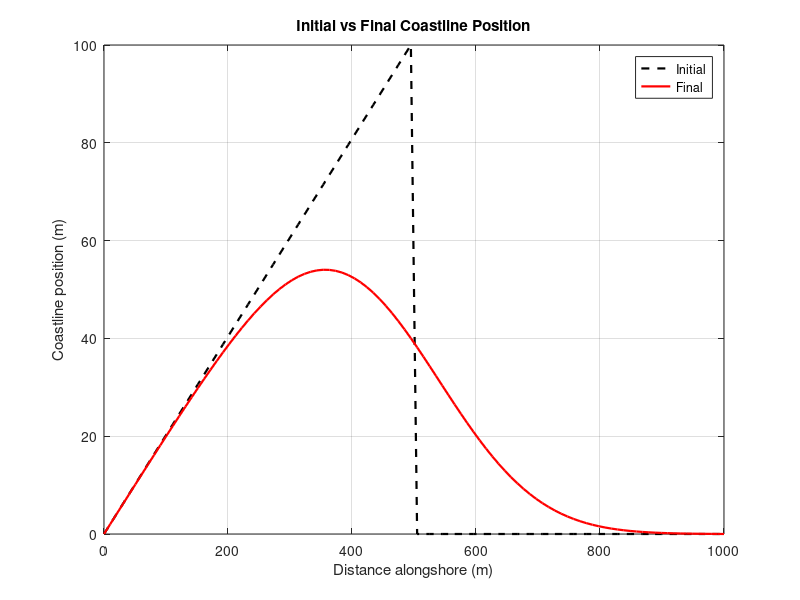
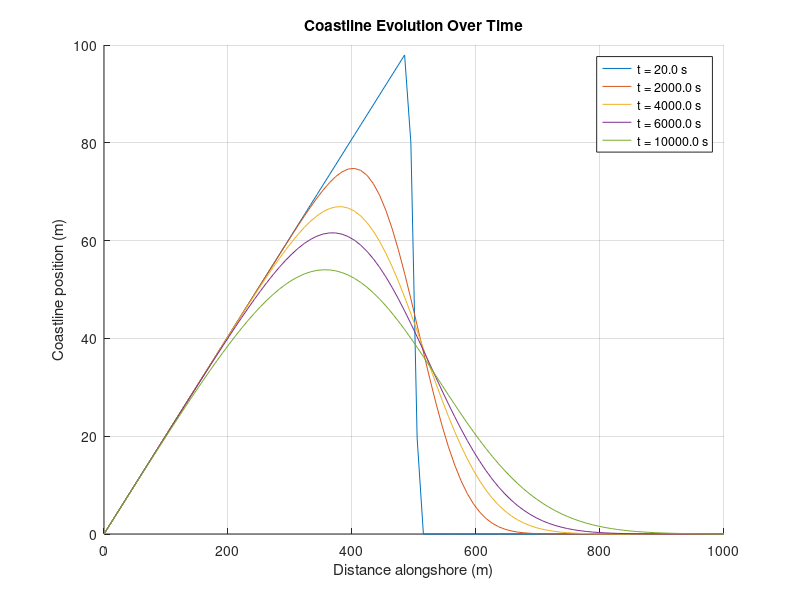
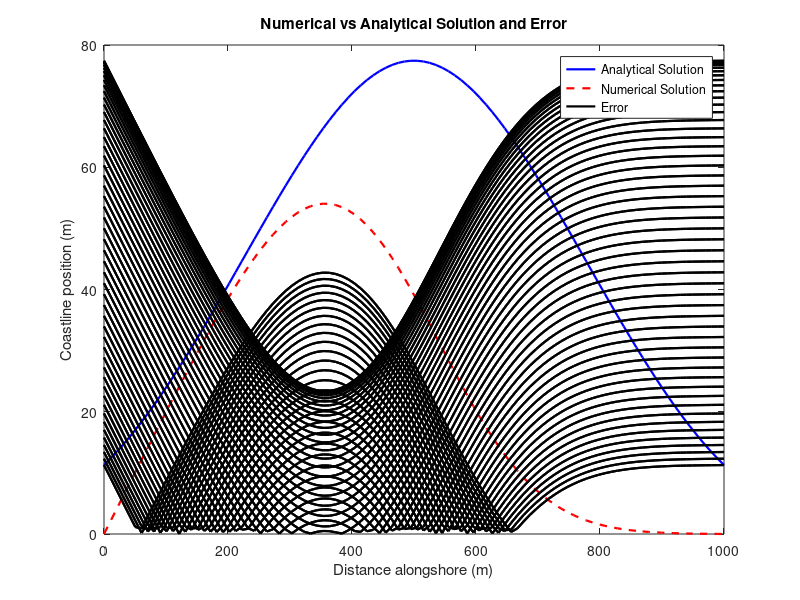
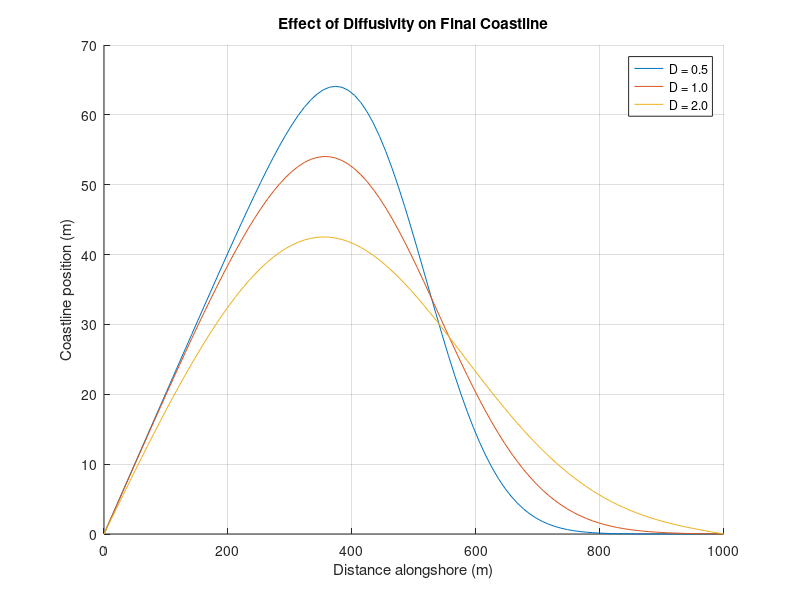

Here is the MATLAB script that generated these plots, in order:
%% Final Modeling Project Draft Notebook
% Marcus & Angela
 
% Evolution of a Sandy Coastline
%~~~~~~~~~~ Introduction ~~~~~~~~~~%

% We are modeling the evolution of a sandy coastline, which is important to
% study due to the current global rising sea level that leaves coastlines
% vulnerable to further erosion and flooding. Currently, according to Pham 
% Nam, there are 6 numerical modeling methods to study coastline evolution:
% (1) conceptual models, (2) shoreline evolution models, (3) profile 
% evolution models, (4) 2D horizontal morphological evolution models, 
% (5) quasi-3D morphological models, and (6) fully 3D morphological models.
% Here we use a combination of 2D and profile shoreline evolution models. 

%~~~~~~~~~~ Equations ~~~~~~~~~~%



% setting parameters
L = 1000; % length of the domain (m)
T = 10000; % simulation time (s)
D = 1; % diffusivity (m^2/s)
Nx = 100; % number of spatial points
Nt = 500; % number of time steps
dx = L/(Nx -1); % Spatial step size
dt = T/Nt; % time step size

% initial conditions
x = linspace(0, L, Nx);
y = zeros(Nx, 1);
y(1:Nx/2) = linspace(0, 100, Nx/2); % linear initial condition
%% 
% Figure 1 & 2, Intial vs. Final Coastline Position and Evolution over time
% 
% Finite Difference Method (do we need more than one method? how many?)

% Initial vs Final Coastline
figure(1);
plot(x, y, 'k--', 'LineWidth', 1.6, 'DisplayName', 'Initial');
hold on;

for n = 1:Nt
    y_new = y;
    for i = 2:Nx-1
        y_new(i) = y(i) + D * dt / dx^2 * (y(i+1) - 2*y(i) + y(i-1));
    end
    y = y_new;
    % save the final state for comparison
    if n == Nt
        plot(x, y, 'r', 'LineWidth', 1.6, 'DisplayName', 'Final');
    end
end
xlabel('Distance alongshore (m)'); ylabel('Coastline position (m)');
title('Initial vs Final Coastline Position'); legend; grid on;

% store shoreline positions at selected time steps for plotting
time_steps_to_plot = [1, 100, 200, 300, Nt];
y_history = zeros(Nx, length(time_steps_to_plot));
plot_index = 1;
% Reset y for evolution plotting
y = zeros(Nx, 1);
y(1:Nx/2) = linspace(0, 100, Nx/2);

for n = 1:Nt
    y_new = y;
    for i = 2:Nx-1
        y_new(i) = y(i)+D*dt/dx^2*(y(i+1)-2*y(i)+y(i-1));
    end
    y = y_new;
    if ismember(n, time_steps_to_plot)
        y_history(:, plot_index) = y;
        plot_index = plot_index + 1;
    end
end

% Plot selected time steps
figure(2);
hold on;
for i = 1:length(time_steps_to_plot)
    plot(x, y_history(:, i), 'DisplayName', sprintf('t = %.1f s', time_steps_to_plot(i) * dt));
end
xlabel('Distance alongshore (m)'); ylabel('Coastline position (m)');
title('Coastline Evolution Over Time'); legend show; grid on;
%%
% Figure 3, Error Analysis of Intial vs. Final Coastline Position and Evolution over time
%

figure(3);
% Analytical solution function
function y_analytical = analytical_solution(Nx, t, D, y_initial)
    % Analytical solution for the 1D diffusion equation
    % Inputs:
    % Nx - number of spatial points
    % t - time
    % D - diffusion coefficient

    % Ensure t > 0 to avoid division by zero
    if t == 0
        y_analytical = y_initial(Nx); % At t = 0, solution is the initial condition
        return;
    end

    % Analytical solution: Gaussian initial condition
    y_analytical = zeros(size(Nx));
    for i = 1:length(Nx)
        % integrate using numerical approximation (trapz)
        Nx_prime = linspace(min(Nx), max(Nx), 1000); % discretize x' for integration
        gauss = exp(-(Nx(i) - Nx_prime).^2 / (4 * D * t)) / sqrt(4 * pi * D * t);
        y_analytical(i) = trapz(Nx_prime, gauss .* y_initial(Nx_prime));
    end
end

% Reset numerical solution
y = zeros(Nx, 1);
y(1:Nx/2) = linspace(0, 100, Nx/2); % linear initial condition

% Numerical solution for final time
for n = 1:Nt
    y_new = y;
    for i = 2:Nx-1
        y_new(i) = y(i) + D * dt / dx^2 * (y(i+1) - 2*y(i) + y(i-1));
    end
    y = y_new;
end

% Analytical solution
t = T; % final time
y_initial = @(x) (x <= L/2) .* (200 * x / L) + (x > L/2) .* (200 * (L - x) / L);
analytical_y = analytical_solution(x, t, D, y_initial);

% Error calculation
error = abs(y - analytical_y);

% Plot numerical vs analytical solution and error
plot(x, analytical_y, 'b-', 'LineWidth', 1.6, 'DisplayName', 'Analytical Solution');
hold on;
plot(x, y, 'r--', 'LineWidth', 1.6, 'DisplayName', 'Numerical Solution');
plot(x, error, 'k-', 'LineWidth', 1.6, 'DisplayName', 'Error');
xlabel('Distance alongshore (m)');
ylabel('Coastline position (m)');
title('Numerical vs Analytical Solution and Error');
legend({'Analytical Solution', 'Numerical Solution', 'Error'}, 'Location', 'best');
%% 
% Figure 4, Effect of Diffusivity on Final Coastline
% 
% same methods

figure(4);
D_values = [0.5, 1, 2]; % different diffusivities
hold on;
for D_test = D_values
    y = zeros(Nx, 1);
    y(1:Nx/2) = linspace(0, 100, Nx/2); % reset initial condition
    for n = 1:Nt
        y_new = y;
        for i = 2:Nx-1
            y_new(i) = y(i)+D_test*dt/dx^2*(y(i+1)-2*y(i)+y(i-1));
        end
        y = y_new;
    end
    plot(x, y, 'DisplayName', sprintf('D = %.1f', D_test));
end
xlabel('Distance alongshore (m)'); ylabel('Coastline position (m)');
title('Effect of Diffusivity on Final Coastline'); legend show; grid on;
%% 
% We need to figure out two more figures to do

%~~~~~~~~~~ References ~~~~~~~~~~%

% Nam, P. T., Larson, M., Hanson, H., & Hoan, L. X. (2011). 
% A numerical model of beach morphological evolution due to waves and 
% currents in the vicinity of coastal structures. Coastal Engineering, 
% 58(9), 863–876. https://doi.org/10.1016/j.coastaleng.2011.05.006 
